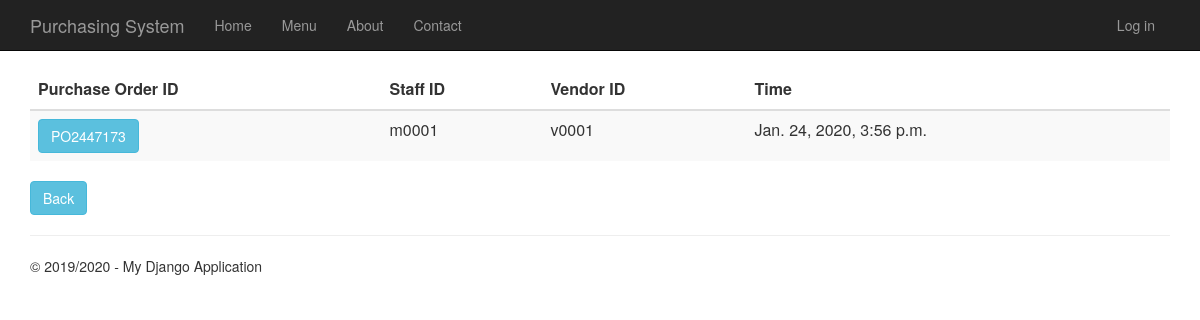
Screenshot of /purchaseorderhistory with the database file from the repository.
### PurchaseOrder/models.py (models this page shows, shortened)
class PurchaseOrder(models.Model):
    purchase_order_id = models.CharField(primary_key=True, max_length=10)
    shipping_instructions = models.TextField()
    time_created = models.DateTimeField()
    description = models.TextField(null=True,default=None, blank=True)
    total_price = models.DecimalField(max_digits=10, decimal_places=2, default=Decimal('0.00'))
    person_id = models.ForeignKey(Person, on_delete = models.CASCADE)
    vendor_id = models.ForeignKey(Vendor, on_delete = models.CASCADE)
    quotation_id = models.OneToOneField(Quotation, on_delete = models.CASCADE)

### app/models.py (models this page shows, shortened)
class Person(models.Model):
    user_id = models.OneToOneField(User)
    person_id = models.CharField(primary_key=True, max_length=10)
    person_name = models.TextField()
    person_address = models.TextField()
    person_phone_number = models.TextField()
    person_role = models.TextField(default = 'EMPLOYEE')

class Vendor(models.Model):
    vendor_id = models.CharField(primary_key=True, max_length=10)
    vendor_name = models.TextField()
    vendor_phone_number = models.TextField()
    vendor_address = models.TextField()
    vendor_email = models.TextField()
    def __str__(self):
        return str(self.vendor_id)

### PurchaseOrder/views.py (the view)
# urls.py: url(r'^purchaseorderhistory', PurchaseOrder.views.purchaseorderhistory, name="purchase_order_history"),
def purchaseorderhistory(request):
    purchase_orders = PurchaseOrder.objects.all()
    context = {
            'title':'Purchase Order History',
            'rows':purchase_orders,
            'year':'2019/2020'
        }
    return render(request,'PurchaseOrder/purchaseorderhistory.html',context)

### PurchaseOrder/templates/PurchaseOrder/purchaseorderhistory.html
{% extends "app/layout.html" %}
{% block content %}
<div class="purcahseorderhistory margintop" >
    <form action="purchaseorderhistorydetails" method="GET">
        <table class="table table-striped margintop">
          <thead>
            <tr>
              <th scope="col" class="fontlabel">Purchase Order ID</th>
              <th scope="col" class="fontlabel">Staff ID</th>
              <th scope="col" class="fontlabel">Vendor ID</th>
              <th scope="col" class="fontlabel">Time</th>
            </tr>
          </thead>
          <tbody>
              {% for r in rows %}
            <tr>
                 <td><button type="submit" name="po_id" value="{{r.purchase_order_id}}" class="btn btn-info" >{{r.purchase_order_id}}</button></td>
                 <td>{{r.person_id.person_id}}</td>
                 <td>{{r.vendor_id}}</td>
                 <td>{{r.time_created}}</td>
            </tr>
              {% endfor %}
          </tbody>
        </table>
    </form>
    <form action="menu">
        <div class="margintop">
            <button type="submit" class="btn btn-info" >Back</button>
        </div>
    </form>
</div>
{% endblock %}

### app/static/app/content/site.css (style rules this page uses)
body { padding-top: 50px; padding-bottom: 20px; }

### rows the page displays
PurchaseOrder: purchase_order_id "PO2447173", person_id.person_id "m0001", vendor_id "v0001", time_created "Jan. 24, 2020, 3:56 p.m."

### other values shown
{{ year }} "2019/2020"
